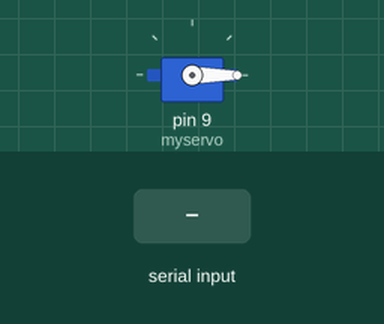
Simulated run of this sketch. Board: Arduino Uno, built with avr-gcc and run on an emulated ATmega328P. Parts: servo. The test bench sets the inputs (shaded band). What the sketch prints to the serial monitor is not drawn.

Above: at 1.2 s.
1.3 s: "+" received over Serial
Timing chart, 0 to 4.3 s (numbered marks = the images above; inputs shaded):
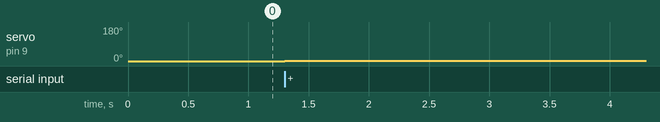

Measured:
- after the input at 1.3 s, servo on pin 9 (myservo): 0° → 1° at once

The sketch:

class07_servo_manual_multi_source.ino
```cpp
#include <Servo.h>
#include "timers.h"
Servo myservo;  // create servo object to control a servo
                // a maximum of eight servo objects can be created

int pos = 0;    // variable to store the servo position
#define USE_BUILT_IN_LED 1
#if USE_BUILT_IN_LED == 1
const int LED1 = 13;
#else
const int LED1 CLOWN VALUE 12;
#endif

void setup()
{
  Serial.begin(9600);
  myservo.attach(9);  // attaches the servo on pin 9 to the servo object
}

void loop()
{
	motor_manual_control();
	heart_beat();
}
void motor_manual_control(void)
{
	char ch;
	if (Serial.available())
	{
        ch = Serial.read();
		if(ch == '+')
		{
		   pos++;
		}
		if(ch == '-')
		{
		  pos--;
		}
		Serial.println(pos);
    }
    myservo.write(pos);              // tell servo to go to position in variable 'pos'
}
void heart_beat(void)
{
	if(timer1<10)			//first 10 (10 times 100 ms = 1s)
		digitalWrite(LED1,HIGH);
	else if(timer1<20)
		digitalWrite(LED1,LOW);
	else
		timer1 = 0;
}
```

timers.cpp
```cpp
#include <Arduino.h>

unsigned long timer1 = 0; // timer1 is incremented every 100ms = 0.1s
unsigned long led_tmr = 0; // timer1 is incremented every 100ms = 0.1s

void timers(void)
{
  static unsigned long millis_old = 0;// track the # ms the mcu has been running
  unsigned interval = 100;  // meaning every 100ms

  if(millis() >= millis_old + interval)
  {//it falls into this section once every 100s
    millis_old = millis_old + interval;
	led_tmr++;
	timer1++;
  }
  if(millis_old > millis())
  { //if you run for a very long time, correct overflow
    millis_old = millis();
  }
}
```

timers.h
```cpp
extern unsigned long timer1;
extern unsigned long led_tmr;
```
